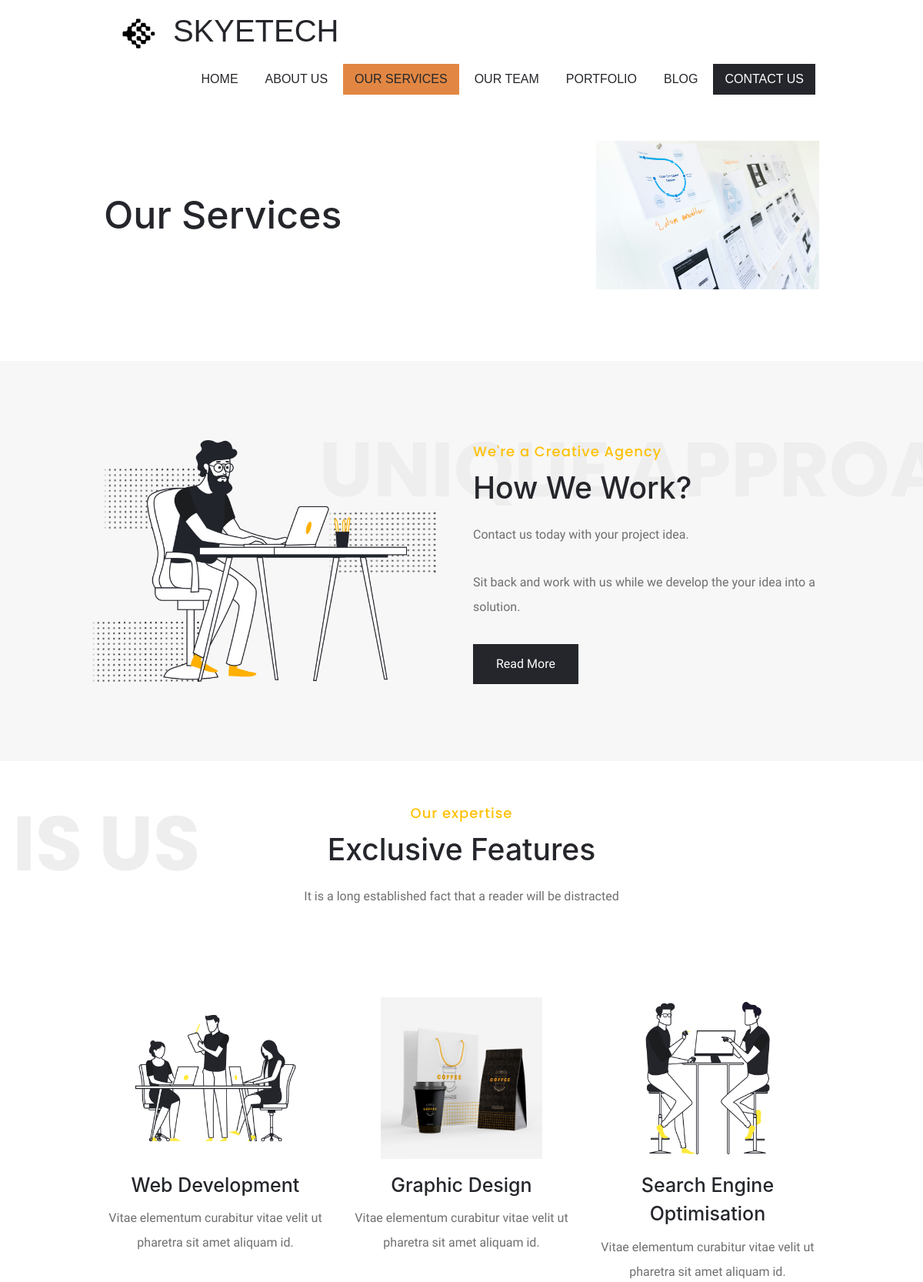
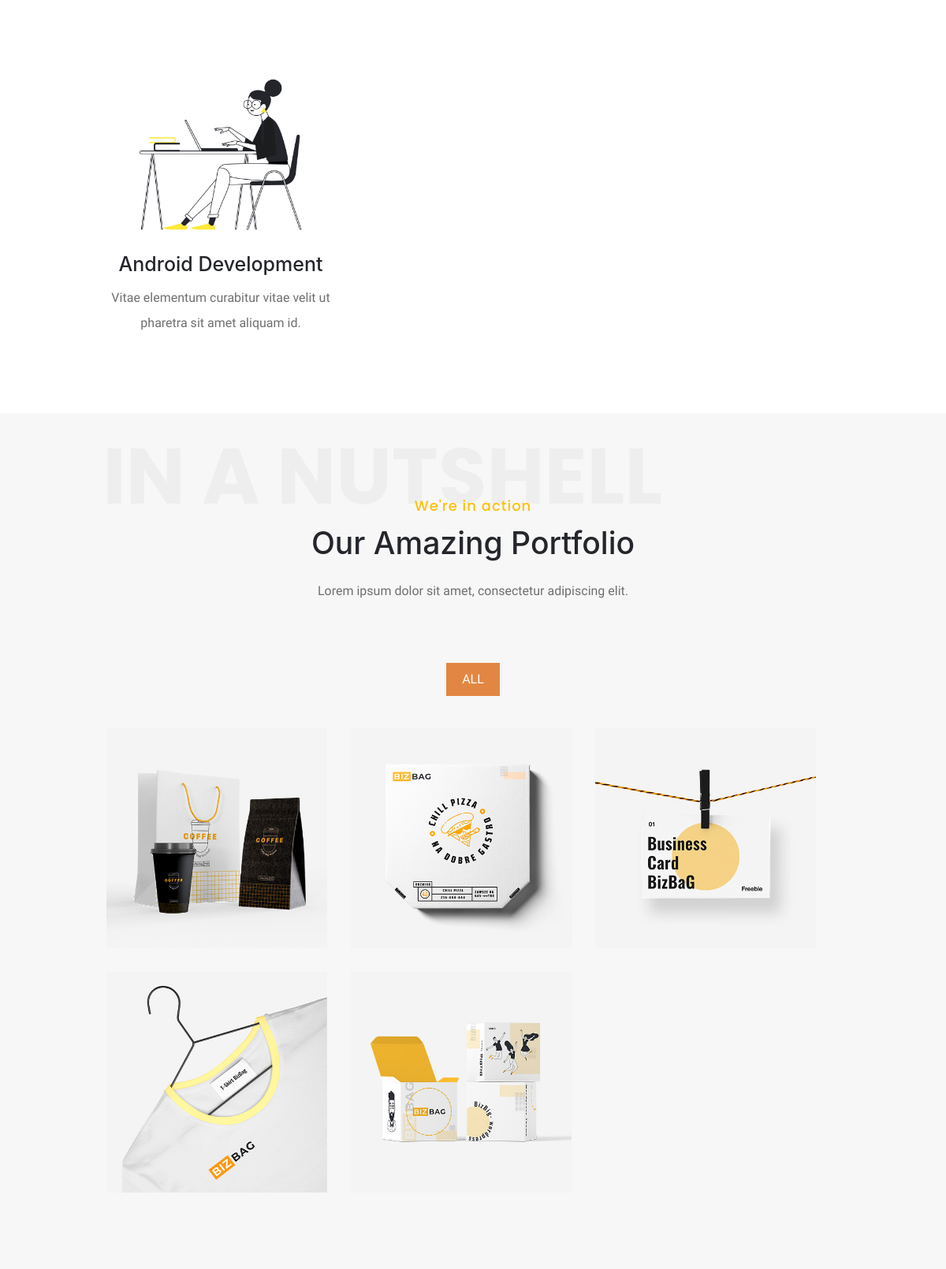
Page /services/ (upper part) on the committed database (2 pictures, top to bottom).
### home/models.py (models this page shows, shortened)
class Services(models.Model):
    name=models.CharField(max_length=225)
    description=models.TextField(blank=True)
    image=models.ImageField(upload_to='services/', blank=True, null=True)
    class Meta:
        verbose_name_plural = 'Services'

### home/views.py (the view)
# urls.py: path('services/',views.services, name='services'),
def services(request):
    services=Services.objects.all()
    context={
      'services':services,
    }
    return render(request, 'services.html', context)

### templates/services.html (shortened to what this page needs)
{% extends "base.html" %}
{% load static %}
{% block content %}
<section class="iq-breadcrumb text-left">
   <div class="container">
      <div class="row">
         <div class="col-lg-8 col-md-8 text-left mb-4 mb-lg-0 align-self-center">
            <h2 class="title">Our Services</h2>
         </div>
         <div class="col-lg-4 col-md-4 text-right">
            <img  src="{% static 'images/services.jpg' %}" class="img-fluid" alt="#"/>
         </div>
      </div>
   </div>
</section>
<div class="main-content">
   <section id="iq-aboutus" class="iq-aboutus mt-5 gray-bg">
      <div class="container">
         <div class="row align-items-center">
            <div class="col-lg-6 text-center">
               <img src="{% static 'images/about/01.png' %}" class="img-fluid w-75" alt="#">
               <div class="iq-objects-style-1">
                  <span class="iq-objects-01" data-bottom="transform:translatey(-50px)" data-top="transform:translatey(-50px);">
                  <img src="{% static 'images/effect/dotted-pattern-black.png' %}" alt="drive02">
                  </span>
                  <span class="iq-objects-02" data-bottom="transform:translatey(50px)" data-top="transform:translatey(-100px);">
                  </span>
                  <span class="iq-objects-03" data-bottom="transform:translatex(50px)" data-top="transform:translatex(-100px);">
                  </span>
               </div>
            </div>
            <div class="col-lg-6">
               <div class="title-box text-left">
                  <span class="text-warning">We're a Creative Agency</span>
                  <h2 class="title">How We Work?</h2>
                  <p class="mb-0">Contact us today with your project idea.</p>
               </div>
               <p>Sit back and work with us while we develop the your idea into a solution.</p>
               <a class="button mt-3" href="#">Read More</a>
            </div>
         </div>
      </div>
      <div class="scrolling-text top right default">
         <div data-bottom="transform:translatex(300px)" data-top="transform:translatex(0);">Unique Approach</div>
      </div>
   </section>
   <section class="iq-features">
      <div class="container">
         <div class="row">
            <div class="col-lg-12 col-md-12">
               <div class="title-box text-center">
                  <span class="text-warning">Our expertise</span>
                  <h2 class="title">Exclusive Features</h2>
                  <p class="mb-0">It is a long established fact that a reader will be distracted</p>
               </div>
            </div>
         </div>
         <div class="row">
            {% for service in services %}
            <div class="col-lg-4">
               <div class="future-services text-center mt-0 mb-5">
                  <div class="future-img mb-3">
                     <img src="{{service.image.url}}" alt="{{service.name}}" class="img-fluid">
                  </div>
                  <h4 class="mb-2">{{service.name}}</h4>
                  <p class="mb-0">Vitae elementum curabitur vitae velit ut pharetra sit amet aliquam id.</p>
               </div>
            </div>
            {% endfor %}
         </div>
      </div>
      <div class="scrolling-text top left default">
         <div data-bottom="transform:translatex(-300px)" data-top="transform:translatex(0);">This Is Us</div>
      </div>
   </section>
   <section id="our-portfolio" class="iq-portfolio-page gray-light-bg gray-bg">
      <div class="container">
         <div class="row">
            <div class="col-lg-12">
               <div class="title-box text-center">
                  <span class="text-warning">We're in action</span>
                  <h2 class="title">Our Amazing Portfolio</h2>
                  <p class="mb-0">Lorem ipsum dolor sit amet, consectetur adipiscing elit.</p>
               </div>
            </div>
         </div>
         <div class="row">
            <div class="col-sm-12">
               <div class="iq-masonry-block">
                  <div class="isotope-filters isotope-tooltip">
                     <button data-filter="" class="active">All</button>
                  </div>
                  <div class="iq-masonry iq-columns-3 ">
                     <div class="iq-masonry-item branding">
                        <div class="iq-portfolio">
                           <a href="#" class="iq-portfolio-img"><img  src="{% static 'images/portfolio/05.jpg' %}" class="img-fluid" alt="#"/></a>
                        </div>
                     </div>
                     <div class="iq-masonry-item web-design">
                        <div class="iq-portfolio">
                           <a href="#" class="iq-portfolio-img"><img src="{% static 'images/portfolio/06.jpg' %}" class="img-fluid" alt="#"/></a>
                        </div>
                     </div>
                     <div class="iq-masonry-item illustration">
                        <div class="iq-portfolio">
                           <a href="#" class="iq-portfolio-img"><img src="{% static 'images/portfolio/02.jpg' %}" class="img-fluid" alt="#"/></a>
                        </div>
                     </div>
                     <div class="iq-masonry-item branding">
                        <div class="iq-portfolio">
                           <a href="#" class="iq-portfolio-img"><img src="{% static 'images/portfolio/01.jpg' %}" class="img-fluid" alt="#"/></a>
                        </div>
                     </div>
                     <div class="iq-masonry-item branding">
                        <div class="iq-portfolio">
                           <a href="#" class="iq-portfolio-img"><img  src="{% static 'images/portfolio/08.jpg' %}" class="img-fluid" alt="#" /></a>
                        </div>
                     </div>
                  </div>
               </div>
            </div>
         </div>
      </div>
      <div class="scrolling-text top right default">
         <div data-bottom="transform:translatex(-300px)" data-top="transform:translatex(0);">In a Nutshell</div>
      </div>
   </section>
</div>
{% endblock %}

### static/css/typography.css (style rules this page uses)
body { font-weight: 500; font-style: normal; padding: 0; font-size: 1em; line-height: 2; color: #6f6f6f; }
a, .btn { -webkit-transition: all 0.5s ease-out 0s; -moz-transition: all 0.5s ease-out 0s; -ms-transition: all 0.5s ease-out 0s; -o-transition: all 0.5s ease-out 0s; transition: all 0.5s ease-out 0s; }
a, button, input { outline: medium none !important; color: #ffffff; }
h1, h2, h3, h4, h5, h6, .display-1 { font-family: 'SF Pro Display', sans-serif; color: #24262b; margin: 0; -ms-word-wrap: break-word; word-wrap: break-word; line-height: 1.5em; font-weight: 500; text-transform: capitalize; }
h2 { font-size: 2.441em; }
h4 { font-size: 1.563em; }
.container { max-width: 1170px; }
section { position: relative; background: #ffffff; padding: 100px 0; display: block; width: 100%; overflow: hidden; z-index: 999; }
section.gray-bg { padding: 100px 0px; }
.gray-bg { background: #F7F7F7 }
.button { padding: 10px 30px; background-color: #24262b; font-weight: 400; color: #ffffff!important; border-radius: 0; -webkit-border-radius: 0; display: inline-block; cursor: pointer; border: none; }
.title-box { margin-bottom: 75px; }
.title-box span { font-family: Poppins,sans-serif;font-size: 18px; font-weight: 500;letter-spacing: 1px;color: #24262b;display: inline-block; }
.title-box .title { margin-bottom: 15px; display: block; width: auto; }
.title-box.text-left { margin-bottom: 30px; }
.scrolling-text { position: absolute; top: 5%; left: 6%; font-size: 100px; z-index: -1; line-height: 94px; font-family: 'Poppins', sans-serif; font-weight: bold; text-transform: uppercase; color: #eeeeee; }
.scrolling-text.right { right: 5%; left: inherit; }
.img-fluid { position: relative; }
.iq-objects-style-1 { position: absolute; left: 0; top: 0; display: inline-block; width: 100%; height: 100%;z-index: -1; }
.iq-objects-style-1 .iq-objects-01 { position: absolute; bottom: -50px; left: 0; }
.iq-objects-style-1 .iq-objects-01 img { width:auto; }
.iq-objects-style-1 .iq-objects-02 { position: absolute; top: 15px; left: 15px; }
.iq-objects-style-1 .iq-objects-03 { position: absolute; top: 30%; right: 15%; }

### static/css/style.css (style rules this page uses)
.iq-aboutus .scrolling-text { top: 18%; }
.iq-features .scrolling-text { top: 5%; }
.iq-portfolio-page .scrolling-text { top: 8%; }
.iq-portfolio-page.gray-light-bg .scrolling-text { top: 3%; }
.iq-features .future-services { margin-top: 120px; }
.future-img { padding: 40px 40px 0; }
.isotope-filters { display: table; margin: 0 auto 40px; text-align: center; -webkit-border-radius: 0; -moz-border-radius: 0; border-radius: 0; }
.isotope-filters button { margin: 0 4px; cursor: pointer; padding: 5px 20px; -webkit-border-radius: 0; -moz-border-radius: 0; border-radius: 0; background: transparent; color: #24262b; border: none; font-weight: normal; text-transform: uppercase; transition: all 0.5s ease-in-out; -webkit-transition: all 0.5s ease-in-out; -o-transition: all 0.5s ease-in-out; -ms-transition: all 0.5s ease-in-out; -webkit-transition: all 0.5s ease-in-out; }
.isotope-filters button.active, .isotope-filters button:hover { background: #e28743; color: #ffffff; }
.isotope, .iq-masonry { margin: 0 0 -30px 0; float: left; width: 100%; }
.isotope .iq-grid-item img, .iq-masonry .iq-masonry-item img { width: 100%; }
.iq-masonry.iq-columns-3 .iq-masonry-item { width: 33.333333%; padding: 0 30px 30px 0; }
.iq-portfolio { overflow: hidden; position: relative; }
.iq-portfolio img { -webkit-transition: -webkit-transform 0.5s; -moz-transition: -moz-transform 0.5s; transition: transform 0.5s; }
.iq-breadcrumb { padding: 45px 0; z-index: 9; }
.iq-breadcrumb .title { font-size: 50px; }

### static/css/responsive.css (style rules this page uses)
@media (min-width:576px) { .container { max-width: 540px } }
@media (min-width:768px) { .container { max-width: 720px } }
@media (min-width:992px) { .container { max-width: 960px } }
@media (max-width:1399px) { section { padding: 100px 0; } }
@media (max-width:1365px) { section { padding: 50px 0; } }

### templates/base.html (style rules this page uses)
body { font-family: 'Hedvig Letters Sans', 'SF Pro Display', 'DM Mono', 'Inter'; }
.img-fluid { object-fit: contain; }

### rows in the picture
Services: image (picture), name "Web Development"
Services: image (picture), name "Graphic Design"
Services: image (picture), name "Search Engine Optimisation"
Services: image (picture), name "Android Development"
